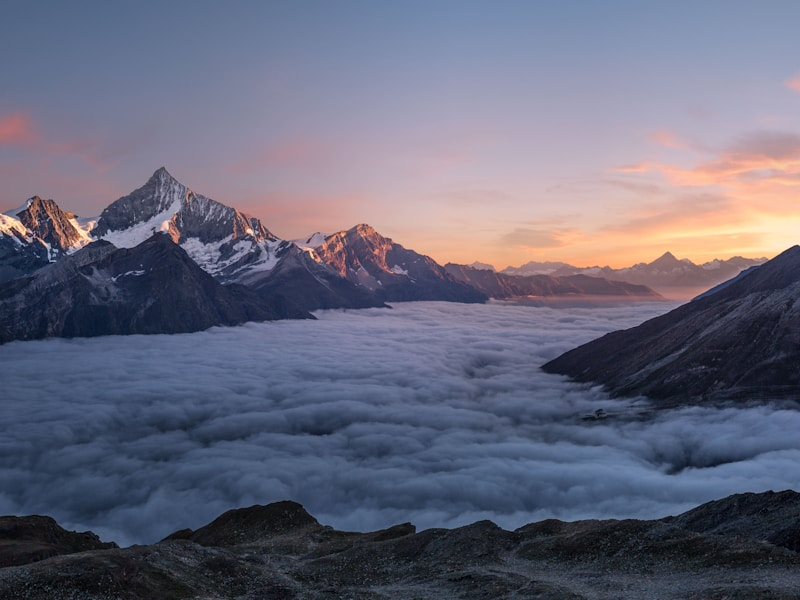
#> input picture test_image.jpg, 800 x 600 px
$ python -i convert.py   (imports and definitions only)
#> lines starting #> are read from the running program, lines starting #| are printed output that depends on the picture
import numpy as np
from PIL import Image


def image_to_graph(image, resize_value=28, npoints_of_scheme=4, grayscale=True):
    """
    Convert a PIL image to a graph edge_index (COO format) for GNNs.
    Args:
        image: PIL Image
        resize_value: int, resize image to (resize_value, resize_value)
        diagonals: bool, whether to include diagonal edges
        grayscale: bool, convert to grayscale
    Returns:
        x: (num_nodes, num_features) node features (flattened image pixels)
        pos: (num_nodes, 2) node positions (row, col)
        edge_index: (2, num_edges) edge indices in COO format
    """
    # Convert image to numpy array
    img = image.resize((resize_value, resize_value))
    if grayscale:
        img = img.convert("L")
        arr = np.array(img, dtype=np.float32) / 255.0  # shape: (H, W)
        x = arr.flatten()[:, None]  # (num_nodes, 1)
    else:
        img = img.convert("RGB")
        arr = np.array(img, dtype=np.float32) / 255.0  # shape: (H, W, 3)
        x = arr.reshape(-1, 3)  # (num_nodes, 3)

    H, W = resize_value, resize_value
    pos = np.array([[i, j] for i in range(H) for j in range(W)], dtype=np.float32)  # (num_nodes, 2)

    # Build edge_index, checking if nodes already connected before adding edge
    edge_set = set()
    edge_list = []
    for i in range(H):
        for j in range(W):
            idx = i * W + j
            # 4-connectivity
            for di, dj in [(-1,0), (1,0), (0,-1), (0,1)]:
                ni, nj = i + di, j + dj
                if 0 <= ni < H and 0 <= nj < W:
                    nidx = ni * W + nj
                    # Check if edge already exists (undirected)
                    edge_key = (min(idx, nidx), max(idx, nidx))
                    if edge_key not in edge_set:
                        edge_list.append((idx, nidx))
                        edge_set.add(edge_key)
            if npoints_of_scheme == 8:
                for di, dj in [(-1,-1), (-1,1), (1,-1), (1,1)]:
                    ni, nj = i + di, j + dj
                    if 0 <= ni < H and 0 <= nj < W:
                        nidx = ni * W + nj
                        edge_key = (min(idx, nidx), max(idx, nidx))
                        if edge_key not in edge_set:
                            edge_list.append((idx, nidx))
                            edge_set.add(edge_key)
    # Convert to numpy array
    edge_index = np.array(edge_list, dtype=np.int64).T  # shape: (2, num_edges)
    return x, pos, edge_index


# Module-level cache for edge patterns to avoid recomputation
_EDGE_CACHE: dict[tuple[int, int, str, bool], np.ndarray] = {}

# [156 lines left out: functions _edge_pattern_cached, image_to_graph_pixel_optimized, map_vtk_to_csr, map_image_to_csr, map_csr_to_graph, not called in this run]

>>> import cv2
>>> picture = cv2.imread('../test_image.jpg', cv2.IMREAD_GRAYSCALE)
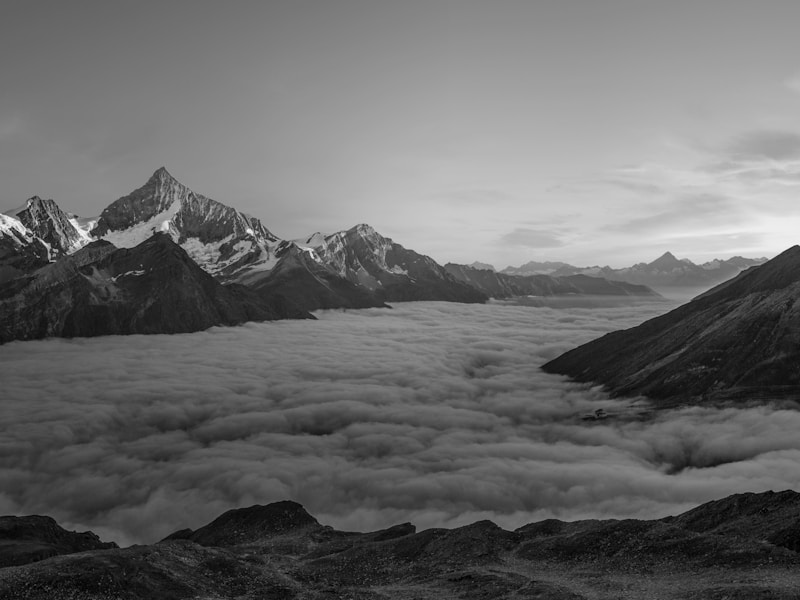
#> picture: shape (600, 800); min 0, max 249, mean 104.9
>>> result = image_to_graph(picture)
#> (the run stopped early here; a loop or call above may not have finished)
